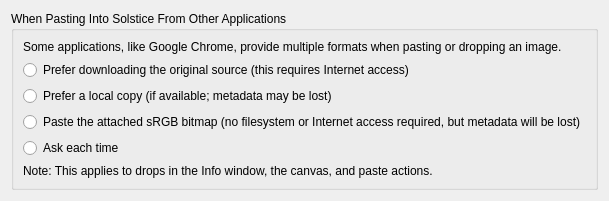
     <widget class="QWidget" name="Pasting">
      <attribute name="title">
       <string>Pasting</string>
      </attribute>
      <layout class="QFormLayout" name="formLayout_18">
       <item row="0" column="0" colspan="2">
        <widget class="QGroupBox" name="grpPasteFrom">
         <property name="title">
          <string>When Pasting Into Solstice From Other Applications</string>
         </property>
         <layout class="QFormLayout" name="formLayout_8">
          <item row="1" column="0" colspan="2">
           <widget class="QRadioButton" name="btnDownload">
            <property name="text">
             <string>Prefer downloading the original source (this requires Internet access)</string>
            </property>
           </widget>
          </item>
          <item row="5" column="0" colspan="2">
           <widget class="QLabel" name="lblPasteNote">
            <property name="text">
             <string>Note: This applies to drops in the Info window, the canvas, and paste actions.</string>
            </property>
           </widget>
          </item>
          <item row="0" column="0" colspan="2">
           <widget class="QLabel" name="lblPasteContext">
            <property name="text">
             <string>Some applications, like Google Chrome, provide multiple formats when pasting or dropping an image.</string>
            </property>
           </widget>
          </item>
          <item row="2" column="0" colspan="2">
           <widget class="QRadioButton" name="btnLocal">
            <property name="text">
             <string>Prefer a local copy (if available; metadata may be lost)</string>
            </property>
           </widget>
          </item>
          <item row="3" column="0" colspan="2">
           <widget class="QRadioButton" name="btnBitmap">
            <property name="text">
             <string>Paste the attached sRGB bitmap (no filesystem or Internet access required, but metadata will be lost)</string>
            </property>
           </widget>
          </item>
          <item row="4" column="0" colspan="2">
           <widget class="QRadioButton" name="btnAsk">
            <property name="text">
             <string>Ask each time</string>
            </property>
           </widget>
          </item>
         </layout>
        </widget>
       </item>
      </layout>
     </widget>
